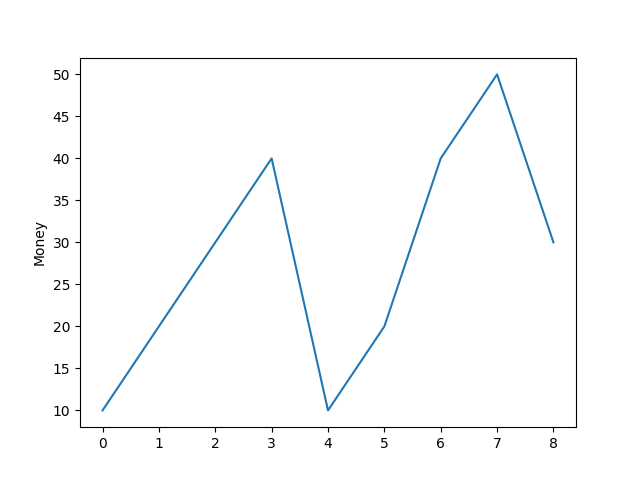

Source code (Python):
from bokeh.plotting import figure, show
import pandas as pd
import matplotlib.pyplot as plt

# df = pd.read_csv('example_data.csv')
df = pd.read_excel('example_data.xlsx')
time = df["time"].tolist()
money = df["Money"].tolist()

plt.plot(time, money)
plt.ylabel('Money')
plt.savefig("matplotlib_example_plotting_from_xlsx_onto_figure.png")
plt.show()